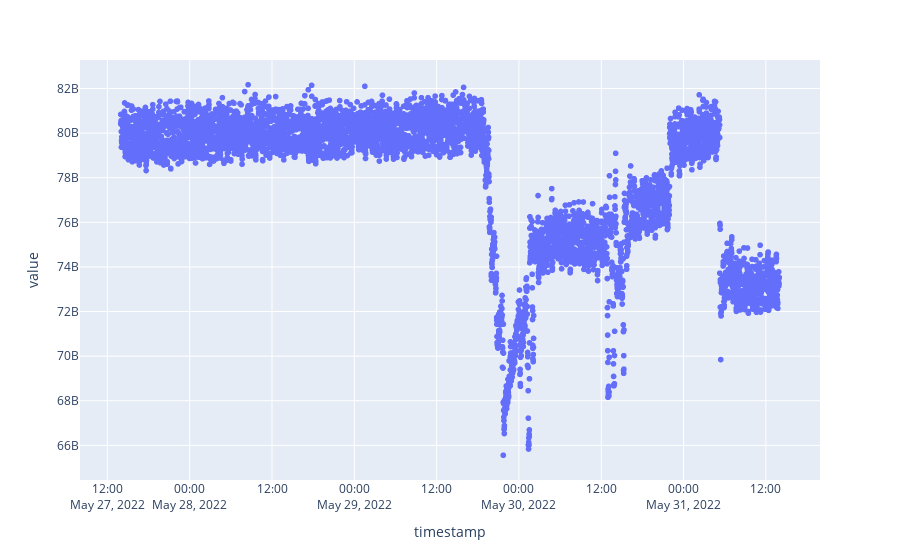

Write notebook code for a chart like this one.
### Code cell
fig2 = px.scatter(cluster_memory_df, x="timestamp", y="value")
fig2.show()

### Figure 1 — Plotly figure (JSON) as saved in the notebook; plotly's stock layout.template omitted (floating-point values rounded to 4 significant figures; data arrays with more than 128 entries replaced by an {"elided": "..."} marker saying what was removed)
{"data": [{"hovertemplate": "timestamp=%{x}<br>value=%{y}<extra></extra>", "legendgroup": "", "marker": {"color": "#636efa", "symbol": "circle"}, "mode": "markers", "name": "", "showlegend": false, "type": "scattergl", "x": {"elided": "5761 str values"}, "xaxis": "x", "y": {"elided": "5761 int values"}, "yaxis": "y"}], "layout": {"autosize": true, "legend": {"tracegroupgap": 0}, "margin": {"t": 60}, "xaxis": {"anchor": "y", "autorange": true, "domain": [0, 1], "range": ["2022-05-27 08:05:10.4819", "2022-05-31 19:48:41.5181"], "title": {"text": "timestamp"}, "type": "date"}, "yaxis": {"anchor": "x", "autorange": true, "domain": [0, 1], "range": [64270000000.0, 83450000000.0], "title": {"text": "value"}, "type": "linear"}}}
